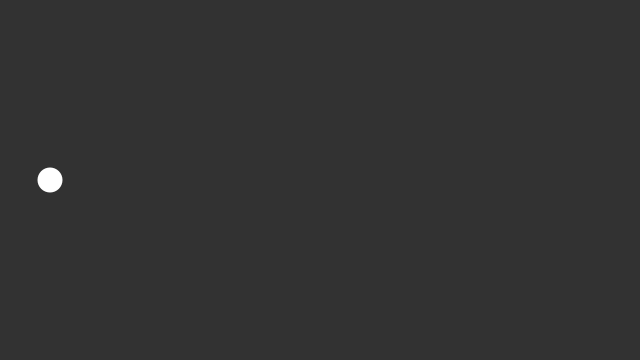
Frame 1 (no input)
Frame 60 (the mouse pressed at the canvas centre just before this capture): identical to frame 1, image omitted
Frame 120 (the mouse held since frame 60 and released just before this capture): identical to frame 1, image omitted

The Processing sketch that drew this single still picture (run headless with seeded random() and noise(); from frame 60 on, the mouse is pressed at the canvas centre):

// Processing sketch: tutorial_follower_processing
// ── tutorial_follower_processing.pde
int circleX;

void setup() {
  size(640, 360);
  circleX = 50;
}

///variables need (data) type then name followed by ;
///type name ;

void draw () {
  background(50);
  noStroke();
  fill(255);
  ellipse(circleX,180,25,25);
}
